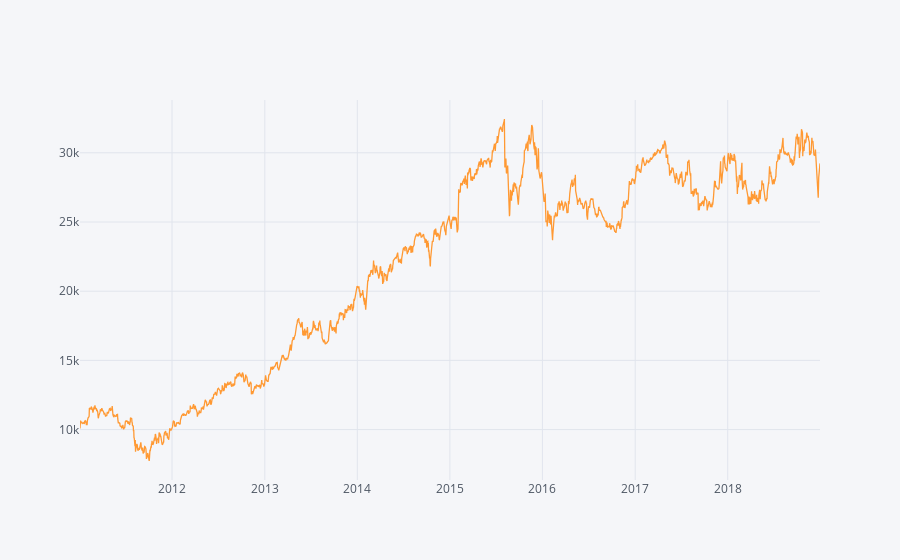

Notebook code for this chart:
### Code cell
bsolute_return = (df_dis.Close.iloc[-1]-df_dis.Open.iloc[0]/df_dis.Open.iloc[0])*100


CAGR = ((df_dis.Close.iloc[-1]/df_dis.Open.iloc[0])**(365/(df_dis.index[-1] - df_dis.index[0]).days))-1

information_ratio = (df_dis.Close.pct_change().mean()/df_dis.Close.pct_change().std())

((df_dis.Close.pct_change().dropna()+1).cumprod()*10000).iplot()

### Figure 1 — Plotly figure (JSON) as saved in the notebook; plotly's stock layout.template omitted (floating-point values rounded to 4 significant figures; data arrays with more than 128 entries replaced by an {"elided": "..."} marker saying what was removed)
{"data": [{"line": {"color": "rgba(255, 153, 51, 1.0)", "dash": "solid", "shape": "linear", "width": 1.3}, "mode": "lines", "name": "Close", "text": "", "type": "scatter", "x": {"elided": "2012 str values"}, "y": {"elided": "2012 float values"}}], "layout": {"autosize": true, "legend": {"bgcolor": "#F5F6F9", "font": {"color": "#4D5663"}}, "paper_bgcolor": "#F5F6F9", "plot_bgcolor": "#F5F6F9", "title": {"font": {"color": "#4D5663"}}, "xaxis": {"autorange": true, "gridcolor": "#E1E5ED", "range": ["2011-01-03", "2018-12-31"], "showgrid": true, "tickfont": {"color": "#4D5663"}, "title": {"font": {"color": "#4D5663"}, "text": ""}, "type": "date", "zerolinecolor": "#E1E5ED"}, "yaxis": {"autorange": true, "gridcolor": "#E1E5ED", "range": [6358.0, 33810.0], "showgrid": true, "tickfont": {"color": "#4D5663"}, "title": {"font": {"color": "#4D5663"}, "text": ""}, "type": "linear", "zerolinecolor": "#E1E5ED"}}}
